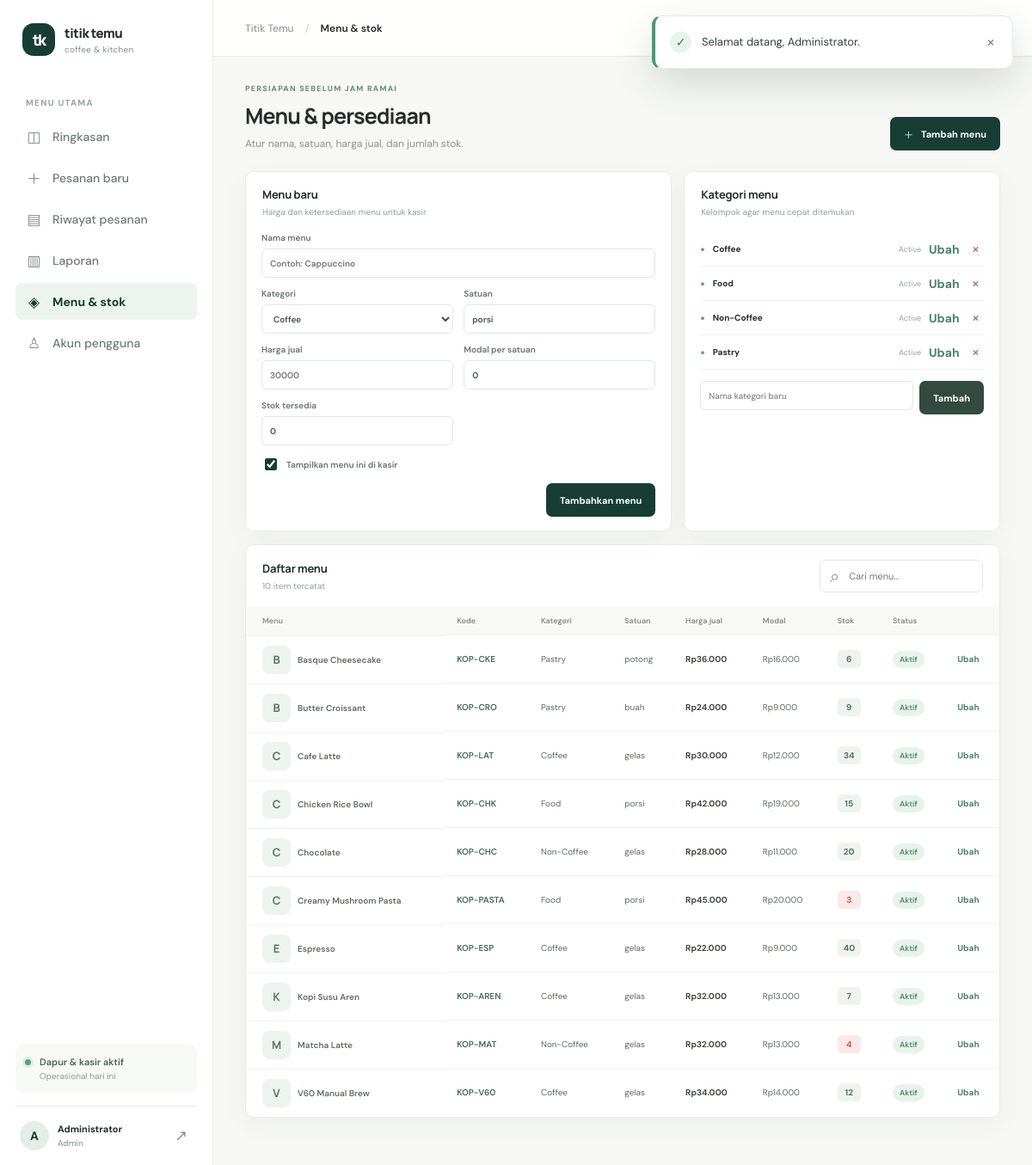
Screenshot of /?page=products (signed in) with the database file from the repository.
### tables this page shows
CREATE TABLE IF NOT EXISTS categories (
  id BIGINT UNSIGNED AUTO_INCREMENT PRIMARY KEY,
  name VARCHAR(80) NOT NULL UNIQUE,
  slug VARCHAR(100) NOT NULL UNIQUE,
  status ENUM('active','inactive') NOT NULL DEFAULT 'active',
  created_at TIMESTAMP NOT NULL DEFAULT CURRENT_TIMESTAMP
);

CREATE TABLE IF NOT EXISTS products (
  id BIGINT UNSIGNED AUTO_INCREMENT PRIMARY KEY,
  category_id BIGINT UNSIGNED NOT NULL,
  sku VARCHAR(30) NOT NULL UNIQUE,
  name VARCHAR(120) NOT NULL,
  selling_price INT UNSIGNED NOT NULL,
  cost_price INT UNSIGNED NOT NULL DEFAULT 0,
  stock INT UNSIGNED NOT NULL DEFAULT 0,
  unit VARCHAR(24) NOT NULL DEFAULT 'porsi',
  status ENUM('active','inactive') NOT NULL DEFAULT 'active',
  created_at TIMESTAMP NOT NULL DEFAULT CURRENT_TIMESTAMP,
  updated_at TIMESTAMP NOT NULL DEFAULT CURRENT_TIMESTAMP ON UPDATE CURRENT_TIMESTAMP,
  CONSTRAINT fk_products_category FOREIGN KEY(category_id) REFERENCES categories(id) ON UPDATE CASCADE ON DELETE RESTRICT,
  INDEX idx_products_status_stock(status,stock), INDEX idx_products_name(name)
);

### app/Presentation/Http/PosController.php (called while the page is built, shortened)
<?php
final class PosController
{
    public function dispatch(): void
    {
        $page=(string)($_GET['page']??(\current_user()?'dashboard':'login'));
        $config=$this->config;
        $data=$this->pageData($page);
        require dirname(__DIR__,2).'/views/layout.php';
    }
    private function pageData(string $page): array
    {
        $ownerId=\is_admin()?null:(int)\current_user()['id'];
        return match($page){
            'dashboard'=>$this->backOffice->dashboard($ownerId),
            'transaction'=>$this->backOffice->transactionCatalog(),
            'orders'=>['orders'=>$this->backOffice->orders($ownerId)],
            'receipt'=>$this->receiptPage((int)($_GET['id']??0),$ownerId),
            'reports'=>$this->backOffice->report($_GET),
            'products'=>$this->backOffice->productPage($_GET),
            'users'=>$this->backOffice->userPage($_GET),
            default=>[],
        };
    }
}

### public/index.php (called while the page is built, shortened)
<?php
require dirname(__DIR__) . '/app/bootstrap.php';
$controller->dispatch();

### app/Presentation/Support/helpers.php (called while the page is built, shortened)
<?php
function e(mixed $value): string { return htmlspecialchars((string) $value, ENT_QUOTES | ENT_SUBSTITUTE, 'UTF-8'); }
function rupiah(int|float|string $value): string { return 'Rp' . number_format((float) $value, 0, ',', '.'); }
function url(string $page = 'dashboard', array $params = []): string { return '?' . http_build_query(['page' => $page] + $params); }
function current_user(): ?array { return $_SESSION['user'] ?? null; }
function is_admin(): bool { return in_array(current_user()['role'] ?? '', ['admin', 'manager'], true); }

### app/Infrastructure/Persistence/PdoBackOfficeRepository.php (called while the page is built, shortened)
<?php
final class PdoBackOfficeRepository implements BackOfficeRepository, AuthRepository
{
    public function productPage(): array { return ['categories'=>$this->pdo->query('SELECT * FROM categories ORDER BY name')->fetchAll(),'products'=>$this->pdo->query('SELECT p.*,c.name category FROM products p JOIN categories c ON c.id=p.category_id ORDER BY p.name')->fetchAll()]; }
    public function product(int $id): ?array { if($id<1)return null;$s=$this->pdo->prepare('SELECT * FROM products WHERE id=?');$s->execute([$id]);return $s->fetch()?:null; }
    public function category(int $id): ?array { if($id<1)return null;$s=$this->pdo->prepare('SELECT * FROM categories WHERE id=?');$s->execute([$id]);return $s->fetch()?:null; }
}

### app/Application/Services/BackOfficeService.php (called while the page is built, shortened)
<?php
final class BackOfficeService
{
    public function productPage(array $query): array
    {
        $data = $this->repository->productPage();
        $data['edit'] = $this->repository->product((int) ($query['edit'] ?? 0));
        $data['category_edit'] = $this->repository->category((int) ($query['edit_category'] ?? 0));
        return $data;
    }
}

### app/views/products.php (the view, shortened to what this page needs)
<div class="page-heading"><div><p class="eyebrow">PERSIAPAN SEBELUM JAM RAMAI</p><h1>Menu & persediaan</h1><p class="page-subtitle">Atur nama, satuan, harga jual, dan jumlah stok.</p></div><a class="button button-primary" href="<?=e(url('products'))?>#productForm">＋ <span>Tambah menu</span></a></div>
<div class="catalog-grid"><section class="panel editor-panel" id="productForm"><div class="panel-head"><div><h2><?=$data['edit']?'Ubah menu':'Menu baru'?></h2><p>Harga dan ketersediaan menu untuk kasir</p></div></div><form method="post" class="form-grid"><input type="hidden" name="_token" value="<?=e(csrf_token())?>"><input type="hidden" name="action" value="save_product"><input type="hidden" name="id" value="<?=e($data['edit']['id']??0)?>"><label class="span-two">Nama menu<input required name="name" value="<?=e($data['edit']['name']??'')?>" placeholder="Contoh: Cappuccino"></label><label>Kategori<select name="category_id" required><?php foreach($data['categories'] as $c):?><option value="<?=$c['id']?>" <?=($data['edit']['category_id']??0)==$c['id']?'selected':''?>><?=e($c['name'])?><?=$c['status']==='inactive'?' (nonaktif)':''?></option><?php endforeach?></select></label><label>Satuan<input name="unit" maxlength="24" required value="<?=e($data['edit']['unit']??'porsi')?>" placeholder="gelas, porsi, potong"></label><label>Harga jual<input type="number" name="selling_price" min="1" step="500" value="<?=e($data['edit']['selling_price']??'')?>" placeholder="30000" required></label><label>Modal per satuan<input type="number" name="cost_price" min="0" step="500" value="<?=e($data['edit']['cost_price']??0)?>"></label><label>Stok tersedia<input type="number" name="stock" min="0" value="<?=e($data['edit']['stock']??0)?>" required></label><label class="check-line span-two"><input type="checkbox" name="active" <?=(!$data['edit']||$data['edit']['status']==='active')?'checked':''?>> Tampilkan menu ini di kasir</label><div class="form-actions span-two"><?php if($data['edit']):?><a class="button button-quiet" href="<?=e(url('products'))?>">Batal</a><?php endif?><button class="button button-primary"><?=$data['edit']?'Simpan perubahan':'Tambahkan menu'?></button></div></form></section>
<section class="panel category-panel"><div class="panel-head"><div><h2><?=$data['category_edit']?'Ubah kategori':'Kategori menu'?></h2><p>Kelompok agar menu cepat ditemukan</p></div></div><div class="category-list"><?php foreach($data['categories'] as $c):?><div><span><?=$c['status']==='active'?'●':'○'?></span><strong><?=e($c['name'])?></strong><small><?=e(ucfirst($c['status']))?></small><a class="row-link" href="<?=e(url('products',['edit_category'=>$c['id']]))?>#categoryForm">Ubah</a><form method="post" onsubmit="return confirm('Hapus kategori ini? Menu yang masih memakai kategori harus dipindahkan terlebih dahulu.')"><button class="text-danger" title="Hapus kategori" aria-label="Hapus kategori <?=e($c['name'])?>">×</button></form></div><?php endforeach?></div><form method="post" class="add-category" id="categoryForm"><input name="name" required maxlength="80" value="<?=e($data['category_edit']['name']??'')?>" placeholder="<?=$data['category_edit']?'Nama kategori':'Nama kategori baru'?>"><button class="button button-dark"><?=$data['category_edit']?'Simpan':'Tambah'?></button></form></section></div>
<section class="panel product-table"><div class="panel-head"><div><h2>Daftar menu</h2><p><?=count($data['products'])?> item tercatat</p></div><label class="search-box table-search"><span>⌕</span><input id="tableSearch" placeholder="Cari menu..."></label></div><div class="table-scroll"><table><thead><tr><th>Menu</th><th>Kode</th><th>Kategori</th><th>Satuan</th><th>Harga jual</th><th>Modal</th><th>Stok</th><th>Status</th><th></th></tr></thead><tbody><?php foreach($data['products'] as $p):?><tr data-search-row><td class="product-name-cell"><span class="stock-thumb"><?=e(mb_strtoupper(mb_substr($p['name'],0,1)))?></span><?=e($p['name'])?></td><td class="invoice-cell"><?=e($p['sku'])?></td><td><?=e($p['category'])?></td><td><?=e($p['unit'])?></td><td class="money-cell"><?=rupiah($p['selling_price'])?></td><td><?=rupiah($p['cost_price'])?></td><td><span class="stock-badge <?=$p['stock']<=$config['low_stock_limit']?'stock-critical':''?>"><?=number_format($p['stock'])?></span></td><td><span class="status <?=$p['status']==='active'?'status-completed':'status-cancelled'?>"><?=$p['status']==='active'?'Aktif':'Nonaktif'?></span></td><td><a class="row-link" href="<?=e(url('products',['edit'=>$p['id']]))?>#productForm">Ubah</a></td></tr><?php endforeach?></tbody></table></div></section>

### rows the page displays
categories: name "Coffee", status "Active"
categories: name "Food", status "Active"
categories: name "Non-Coffee", status "Active"
categories: name "Pastry", status "Active"
products: name "B", name "Basque Cheesecake", sku "KOP-CKE", category.name "Pastry", unit "potong", selling_price "Rp36.000", cost_price "Rp16.000", stock "6", status "Aktif"
products: name "B", name "Butter Croissant", sku "KOP-CRO", category.name "Pastry", unit "buah", selling_price "Rp24.000", cost_price "Rp9.000", stock "9", status "Aktif"
products: name "C", name "Cafe Latte", sku "KOP-LAT", category.name "Coffee", unit "gelas", selling_price "Rp30.000", cost_price "Rp12.000", stock "34", status "Aktif"
products: name "C", name "Chicken Rice Bowl", sku "KOP-CHK", category.name "Food", unit "porsi", selling_price "Rp42.000", cost_price "Rp19.000", stock "15", status "Aktif"
products: name "C", name "Chocolate", sku "KOP-CHC", category.name "Non-Coffee", unit "gelas", selling_price "Rp28.000", cost_price "Rp11.000", stock "20", status "Aktif"
products: name "C", name "Creamy Mushroom Pasta", sku "KOP-PASTA", category.name "Food", unit "porsi", selling_price "Rp45.000", cost_price "Rp20.000", stock "3", status "Aktif"
products: name "E", name "Espresso", sku "KOP-ESP", category.name "Coffee", unit "gelas", selling_price "Rp22.000", cost_price "Rp9.000", stock "40", status "Aktif"
products: name "K", name "Kopi Susu Aren", sku "KOP-AREN", category.name "Coffee", unit "gelas", selling_price "Rp32.000", cost_price "Rp13.000", stock "7", status "Aktif"
products: name "M", name "Matcha Latte", sku "KOP-MAT", category.name "Non-Coffee", unit "gelas", selling_price "Rp32.000", cost_price "Rp13.000", stock "4", status "Aktif"
products: name "V", name "V60 Manual Brew", sku "KOP-V60", category.name "Coffee", unit "gelas", selling_price "Rp34.000", cost_price "Rp14.000", stock "12", status "Aktif"

### other values shown
$icon "◫"
$label "Ringkasan"
$icon "＋"
$label "Pesanan baru"
$icon "▤"
$label "Riwayat pesanan"
$icon "▥"
$label "Laporan"
$icon "◈"
$label "Menu & stok"
$icon "♙"
$label "Akun pengguna"
mb_strtoupper(mb_substr(current_user()['name'],0,1)) "A"
current_user()['name'] "Administrator"
current_user()['role'] "Admin"
